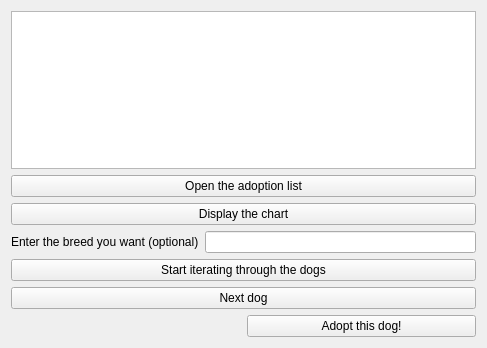
<?xml version="1.0" encoding="UTF-8"?>
<ui version="4.0">
 <class>UserModeGUI</class>
 <widget class="QWidget" name="UserModeGUI">
  <property name="geometry">
   <rect>
    <x>0</x>
    <y>0</y>
    <width>487</width>
    <height>348</height>
   </rect>
  </property>
  <property name="windowTitle">
   <string>UserModeGUI</string>
  </property>
  <layout class="QVBoxLayout" name="verticalLayout_2">
   <item>
    <layout class="QVBoxLayout" name="verticalLayout_3">
     <item>
      <widget class="QListWidget" name="adoptionListWidget"/>
     </item>
     <item>
      <widget class="QPushButton" name="openAdoptionListButton">
       <property name="text">
        <string>Open the adoption list</string>
       </property>
      </widget>
     </item>
     <item>
      <widget class="QPushButton" name="displayChartButton">
       <property name="text">
        <string>Display the chart</string>
       </property>
      </widget>
     </item>
    </layout>
   </item>
   <item>
    <layout class="QVBoxLayout" name="verticalLayout">
     <item>
      <layout class="QHBoxLayout" name="horizontalLayout">
       <item>
        <widget class="QLabel" name="label">
         <property name="text">
          <string>Enter the breed you want (optional)</string>
         </property>
         <property name="buddy">
          <cstring>chooseBreedEdit</cstring>
         </property>
        </widget>
       </item>
       <item>
        <widget class="QLineEdit" name="chooseBreedEdit"/>
       </item>
      </layout>
     </item>
     <item>
      <widget class="QPushButton" name="startIteratingThroughDogsButton">
       <property name="text">
        <string>Start iterating through the dogs</string>
       </property>
      </widget>
     </item>
     <item>
      <widget class="QPushButton" name="nextDogButton">
       <property name="text">
        <string>Next dog</string>
       </property>
      </widget>
     </item>
    </layout>
   </item>
   <item>
    <layout class="QHBoxLayout" name="horizontalLayout_2">
     <item>
      <widget class="QLabel" name="currentDogNameLabel">
       <property name="text">
        <string/>
       </property>
      </widget>
     </item>
     <item>
      <widget class="QPushButton" name="adoptDogButton">
       <property name="text">
        <string>Adopt this dog!</string>
       </property>
      </widget>
     </item>
    </layout>
   </item>
  </layout>
 </widget>
 <resources/>
 <connections/>
</ui>
